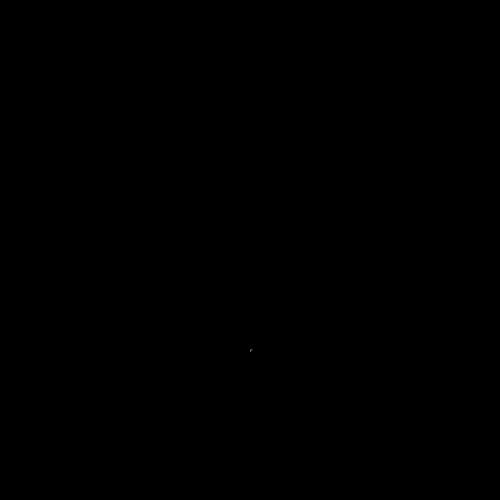
Frame 1 (no input)
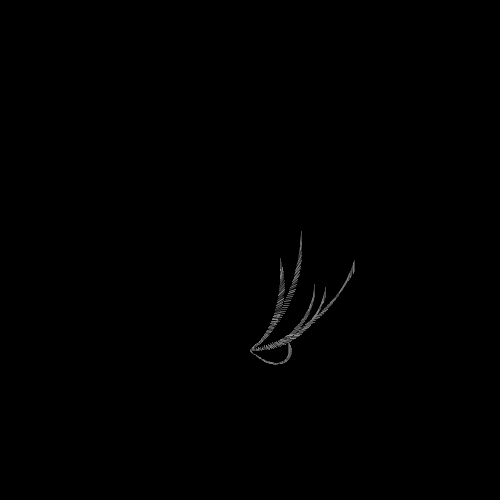
Frame 60 (the mouse pressed at the canvas centre just before this capture)
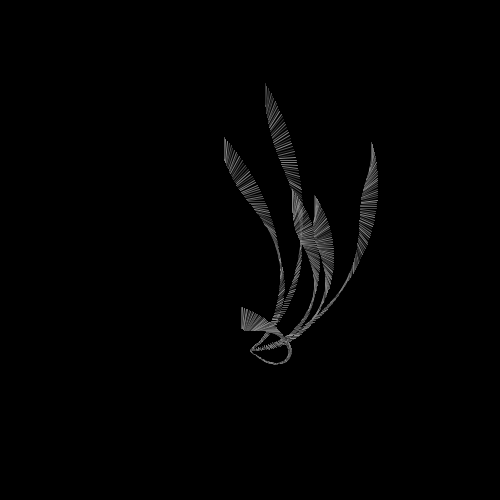
Frame 120 (the mouse held since frame 60 and released just before this capture)

The Processing sketch that drew these frames (run headless with seeded random() and noise(); from frame 60 on, the mouse is pressed at the canvas centre):

// Processing sketch: processing_152245
// ── processing_152245.pde

/*
 * Creative Coding
 * Week 3, 04 - spinning top: curved motion with sin() and cos()
 * by Indae Hwang and Jon McCormack
 * Copyright (c) 2014 Monash University
 *
 * This sketch is the first cut at translating the motion of a spinning top
 * to trace a drawing path. This sketch traces a path using sin() and cos()
 *
 */



int num;     // the number of items in the array

float[] rad;       // radius for the moving hand
float[] x;       // x-position of point
float[] y;       // y-position
float[] dx;       // x-position of point
float[] dy;       // y-position
float[] bx;
float[] by;
float[] radius;
float[] handX;
float[] handY;

float[] red;
float[] green;
float[] blue; 

void setup() {
  size(500, 500);
  num = 6;

  background(0);
   x = new float[num];
 
rad=new float[num];      // radius for the moving hand
x=new float[num];       // x-position of point
y=new float[num];       // y-position
dx=new float[num];       // x-position of point
dy=new float[num];       // y-position
bx=new float [num];
by = new float [num];
radius=new float [num];
handX=new float [num];
handY=new float [num];
red=new float [num];
green=new float [num];
blue=new float [num];
 
 
 
 
 
 
 
 
 
    //setup an initial value for each item in the array
  for (int i=0; i<num; i++) {
      x[i] = width/2; 
      y[i] = height/2;
      dx[i] = random(-1, 1); 
      dy[i] = random(-1, 1);
      rad[i] = radians(frameCount);
      bx[i]= x[i] + 100 * sin(rad[i]);
      by[i] = y[i] + 100 * cos(rad[i]);
      radius[i]=0;
      handX[i]=0;
      handY[i]=0;
      red[i]=random(0,255);
      green[i]=random(0,255);
      blue[i]=random(0,255);
      

  }
  
  
  
  
  
  
  
}


void draw() {
  
  
  
  for (int i=0; i<num; i++) {
    
    
    

  
  // blend the old frames into the background
 // blendMode(BLEND);
  //fill(0, 0);
  //rect(0, 0, width, height);
  rad[i] = radians(frameCount);

  // calculate new position
  x[i] += dx[i];
  y[i] += dy[i];

  float max = 1;
  float min = 0.5;


  //When the shape hits the edge of the window, it reverses its direction and changes velocity
  if (x[i] > width-100 || x[i] < 100) {
    dx[i] = dx[i] > 0 ? -random(min, max) : random(min, max);
  }

  if (y[i] > height-100 || y[i] < 100) {
    dy[i] = dy[i] > 0 ? -random(min, max) : random(min, max);
  }

stroke(red[i],green[i],blue[i],50);
  bx[i] = x[i] + 100 * sin(rad[i]);
  by[i] = y[i] + 100 * cos(rad[i]);

  fill(red[i],green[i],blue[i],180);

  
  radius[i] = 100 * sin(rad[i]*0.1);
  handX[i] =bx[i] + radius[i] * sin(rad[i]*3);
  handY[i] =by[i] + radius[i] * cos(rad[i]*3);
  
  stroke(random(50,150));
  
  
  
  
  line(bx[i], by[i], handX[i], handY[i]);
  stroke(random(50,150));
 // ellipse(handX[i], handY[i], random(2,50), random(2,25));
  
  
  }
  
  
}
